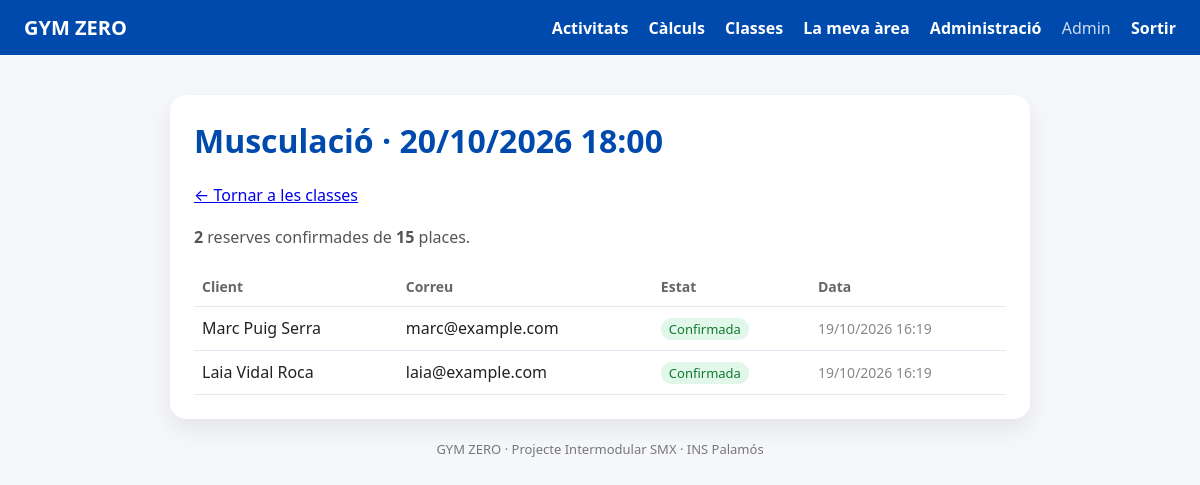
Screenshot of /admin/classe.php?id=1 (signed in) with the database file from the repository.
### tables this page shows
CREATE TABLE classes (
  id            INT UNSIGNED AUTO_INCREMENT PRIMARY KEY,
  activitat_id  INT UNSIGNED NOT NULL,
  inici         DATETIME     NOT NULL,
  places        SMALLINT UNSIGNED NOT NULL,
  cancelada     TINYINT(1)   NOT NULL DEFAULT 0,
  CONSTRAINT fk_classes_activitat FOREIGN KEY (activitat_id)
    REFERENCES activitats(id) ON UPDATE CASCADE ON DELETE RESTRICT,
  CONSTRAINT uq_classes_activitat_inici UNIQUE (activitat_id, inici),
  CONSTRAINT ck_classes_places CHECK (places > 0)
);

CREATE TABLE activitats (
  id                 INT UNSIGNED AUTO_INCREMENT PRIMARY KEY,
  nom                VARCHAR(60)  NOT NULL,
  descripcio         TEXT         NULL,
  durada_min         SMALLINT UNSIGNED NOT NULL DEFAULT 60,
  places_per_defecte SMALLINT UNSIGNED NOT NULL DEFAULT 15,
  activa             TINYINT(1)   NOT NULL DEFAULT 1,
  CONSTRAINT uq_activitats_nom UNIQUE (nom)
);

CREATE TABLE reserves (
  id               INT UNSIGNED AUTO_INCREMENT PRIMARY KEY,
  usuari_id        INT UNSIGNED NOT NULL,
  classe_id        INT UNSIGNED NOT NULL,
  estat            ENUM('confirmada','cancelada') NOT NULL DEFAULT 'confirmada',
  data_reserva     TIMESTAMP    NOT NULL DEFAULT CURRENT_TIMESTAMP,
  data_cancelacio  DATETIME     NULL,
  CONSTRAINT fk_reserves_usuari FOREIGN KEY (usuari_id)
    REFERENCES usuaris(id) ON UPDATE CASCADE ON DELETE CASCADE,
  CONSTRAINT fk_reserves_classe FOREIGN KEY (classe_id)
    REFERENCES classes(id) ON UPDATE CASCADE ON DELETE CASCADE,
  CONSTRAINT uq_reserves_usuari_classe UNIQUE (usuari_id, classe_id),
  INDEX ix_reserves_classe_estat (classe_id, estat)
);

CREATE TABLE usuaris (
  id             INT UNSIGNED AUTO_INCREMENT PRIMARY KEY,
  nom            VARCHAR(60)  NOT NULL,
  cognoms        VARCHAR(100) NOT NULL,
  email          VARCHAR(150) NOT NULL,
  password_hash  VARCHAR(255) NOT NULL,           
  rol            ENUM('client','admin') NOT NULL DEFAULT 'client',
  targeta_rfid   VARCHAR(32)  NULL,               
  actiu          TINYINT(1)   NOT NULL DEFAULT 1,
  data_registre  TIMESTAMP    NOT NULL DEFAULT CURRENT_TIMESTAMP,
  CONSTRAINT uq_usuaris_email UNIQUE (email),
  CONSTRAINT uq_usuaris_rfid  UNIQUE (targeta_rfid)
);

### www/inc/sessio.php (called while the page is built, shortened)
<?php
function h($text)
{
    return htmlspecialchars((string) $text, ENT_QUOTES, 'UTF-8');
}
function usuari_actual()
{
    return $_SESSION['usuari'] ?? null;
}
function requereix_admin(PDO $bd)
{
    $st = $bd->prepare('SELECT rol, actiu FROM usuaris WHERE id = ?');
    $st->execute([usuari_actual()['id']]);
}

### www/admin/classe.php (the view, shortened to what this page needs)
<?php
require_once __DIR__ . '/../inc/sessio.php';
require_once __DIR__ . '/../inc/bd.php';
requereix_admin($connexio);
$id = (int) ($_GET['id'] ?? 0);
$st = $connexio->prepare(
    'SELECT a.nom, c.inici, c.places, c.cancelada
       FROM classes c JOIN activitats a ON a.id = c.activitat_id
      WHERE c.id = ?'
);
$st->execute([$id]);
$classe = $st->fetch();
$st = $connexio->prepare(
    'SELECT u.nom, u.cognoms, u.email, r.estat, r.data_reserva, r.data_cancelacio
       FROM reserves r JOIN usuaris u ON u.id = r.usuari_id
      WHERE r.classe_id = ?
      ORDER BY r.estat, r.data_reserva'
);
$st->execute([$id]);
$reserves = $st->fetchAll();
$confirmades = count(array_filter($reserves, fn($r) => $r['estat'] === 'confirmada'));
$titol = $classe['nom'] . ' · ' . date('d/m/Y H:i', strtotime($classe['inici']));
require __DIR__ . '/../inc/capcalera.php';
?>
<p><a href="classes.php">&larr; Tornar a les classes</a></p>
<p><b><?= $confirmades ?></b> reserves confirmades de <b><?= (int) $classe['places'] ?></b> places.</p>
<?php if (!$reserves): ?>
  <p>Ningú ha reservat aquesta classe.</p>
<?php else: ?>
  <table>
    <tr><th>Client</th><th>Correu</th><th>Estat</th><th>Data</th></tr>
    <?php foreach ($reserves as $r): ?>
      <tr>
        <td><?= h($r['nom'] . ' ' . $r['cognoms']) ?></td>
        <td><?= h($r['email']) ?></td>
        <td>
          <?php if ($r['estat'] === 'confirmada'): ?><span class="etiqueta verda">Confirmada</span>
          <?php else: ?><span class="etiqueta vermella">Cancel·lada</span><?php endif; ?>
        </td>
        <td class="subtil">
          <?= date('d/m/Y H:i', strtotime($r['estat'] === 'confirmada' ? $r['data_reserva'] : $r['data_cancelacio'])) ?>
        </td>
      </tr>
    <?php endforeach; ?>
  </table>
<?php endif; ?>
<?php require __DIR__ . '/../inc/peu.php'; ?>

### www/inc/capcalera.php (shortened to what this page needs)
<?php
$u = usuari_actual();
$arrel = $arrel ?? '../';
?>
<!DOCTYPE html>
<html lang="ca">
<head>
  <link rel="stylesheet" href="<?= $arrel ?>css/area.css">
</head>
<body>
  <header class="barra">
    <a class="logo" href="<?= $arrel ?: './' ?>">GYM ZERO</a>
    <nav>
      <a href="<?= $arrel ?>activitats/">Activitats</a>
      <a href="<?= $arrel ?>calculs/">Càlculs</a>
      <a href="<?= $arrel ?>reserves/">Classes</a>
      <?php if ($u): ?>
        <a href="<?= $arrel ?>client/">La meva àrea</a>
        <?php if ($u['rol'] === 'admin'): ?>
          <a href="<?= $arrel ?>admin/">Administració</a>
        <?php endif; ?>
        <span class="qui"><?= h($u['nom']) ?></span>
        <a href="<?= $arrel ?>compte/logout.php">Sortir</a>
      <?php else: ?>
        <a href="<?= $arrel ?>compte/login.php">Entrar</a>
        <a href="<?= $arrel ?>compte/registre.php">Registrar-se</a>
      <?php endif; ?>
    </nav>
  </header>
  <main>
    <div class="card">
      <h1><?= h($titol) ?></h1>

### www/css/area.css (style rules this page uses)
body { margin: 0; font-family: system-ui, -apple-system, "Segoe UI", sans-serif; background: #f5f7fb; color: #222; }
.barra { display: flex; justify-content: space-between; align-items: center; flex-wrap: wrap; gap: 10px; padding: 14px 24px; background: #004aad; }
.barra a, .barra .qui { color: white; text-decoration: none; margin-left: 16px; font-weight: 600; }
.barra .logo { margin-left: 0; font-size: 20px; font-weight: 800; }
.barra .qui { opacity: 0.8; font-weight: 400; }
main { max-width: 860px; margin: 40px auto; padding: 0 20px; }
.card { overflow-x: auto; background: white; border-radius: 16px; padding: 24px; box-shadow: 0 10px 25px rgba(0, 0, 0, 0.08); }
h1 { color: #004aad; margin-top: 0; }
p { color: #555; line-height: 1.6; }
table { width: 100%; border-collapse: collapse; margin-top: 12px; }
th, td { text-align: left; padding: 10px 8px; border-bottom: 1px solid #e3e8f2; }
th { color: #666; font-size: 14px; }
.subtil { color: #888; font-size: 14px; }
.etiqueta { display: inline-block; padding: 2px 8px; border-radius: 999px; font-size: 13px; background: #e3e8f2; color: #444; }
.etiqueta.verda { background: #e0f7e9; color: #117a2f; }

### rows the page displays
classes: titol "Musculació · 20/10/2026 18:00", places "15"
reserves: usuari.cognoms "Marc Puig Serra", usuari.email "marc@example.com", shows "Confirmada", estat+data_reserva "19/10/2026 16:19"
reserves: usuari.cognoms "Laia Vidal Roca", usuari.email "laia@example.com", shows "Confirmada", estat+data_reserva "19/10/2026 16:19"

### other values shown
$u['nom'] "Admin"
$confirmades "2"
